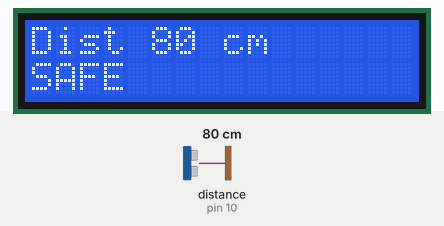
Simulated run of this sketch. Board: Arduino Uno, built with avr-gcc and run on an emulated ATmega328P. Shown: 16×2 character LCD. Wiring (inferred from the names in the program): ultrasonic range finder: trigger pin 9; echo pin 10. Inputs (shaded band) come from the test bench; at power-on: distance to the obstacle (sensor on pin 10) 80 cm. The echo pulse lasts 58.3 µs per cm.

Above: at 2.7 s.
2.8 s: distance to the obstacle (sensor on pin 10) set to 2 cm
At 3.3 s:
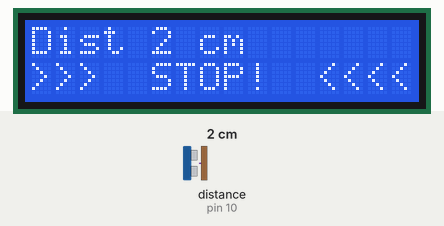
4.5 s: distance to the obstacle (sensor on pin 10) set to 18 cm
At 6.5 s:
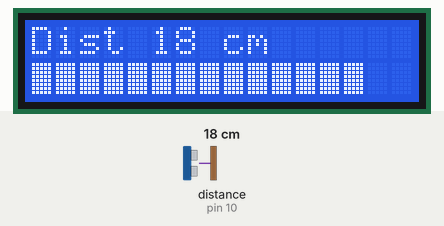
6.8 s: distance to the obstacle (sensor on pin 10) set to 35 cm
At 7.8 s:
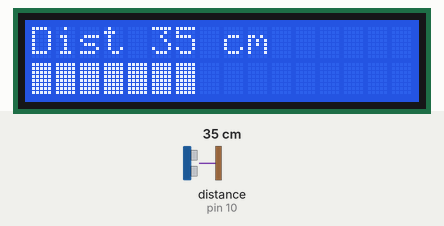
8.5 s: distance to the obstacle (sensor on pin 10) set to 13 cm
At 9.9 s:
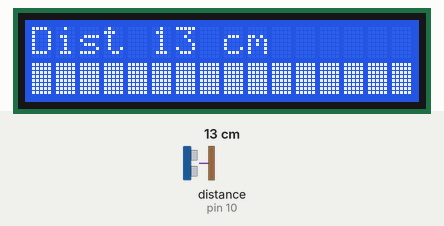
Timing chart, 0 to 11.2 s (numbered marks = the images above; inputs shaded):
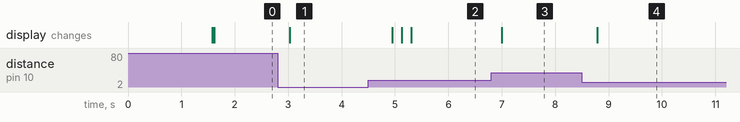

The sketch:

08.ino
```cpp
#include <Wire.h>
#include <LiquidCrystal_I2C.h>
LiquidCrystal_I2C lcd(0x27, 16, 2);
const int TRIG = 9, ECHO = 10;
void setup() {
  pinMode(TRIG, OUTPUT); pinMode(ECHO, INPUT);
  lcd.init(); lcd.backlight();
  lcd.print("Parking Sensor");
  delay(1500);
  lcd.clear();
}
void loop() {
  float cm = readDistance();
  lcd.setCursor(0, 0);
  if (cm <= 0) {
    lcd.print("Out of range    ");
    lcd.setCursor(0, 1); lcd.print("                ");
    delay(250);
    return;
  }
  lcd.print("Dist ");
  lcd.print(cm, 0);
  lcd.print(" cm      ");
  lcd.setCursor(0, 1);
  if (cm > 50) {
    lcd.print("SAFE            ");
    delay(200);
  } else if (cm > 10) {
    int bars = map((long)cm, 10, 50, 16, 1);     // ใกล้ = แถบยาว
    for (int i = 0; i < 16; i++) lcd.print(i < bars ? (char)255 : ' ');
    delay(map((long)cm, 10, 50, 60, 500));
  } else {
    lcd.print(">>>  STOP!  <<<<");
    delay(450);
  }
}
float readDistance() {
  digitalWrite(TRIG, LOW);  delayMicroseconds(2);
  digitalWrite(TRIG, HIGH); delayMicroseconds(10);
  digitalWrite(TRIG, LOW);
  long t = pulseIn(ECHO, HIGH, 30000);
  if (t == 0) return -1;
  return t * 0.0343 / 2;
}
```

Measured:
- after the input at 2.8 s, the display: changes after 0.23 s (image 1)
- after the input at 4.5 s, the display: changes after 0.45 s (image 2)
- after the input at 6.8 s, the display: changes after 0.20 s (image 3)
- after the input at 8.5 s, the display: changes after 0.29 s (image 4)
